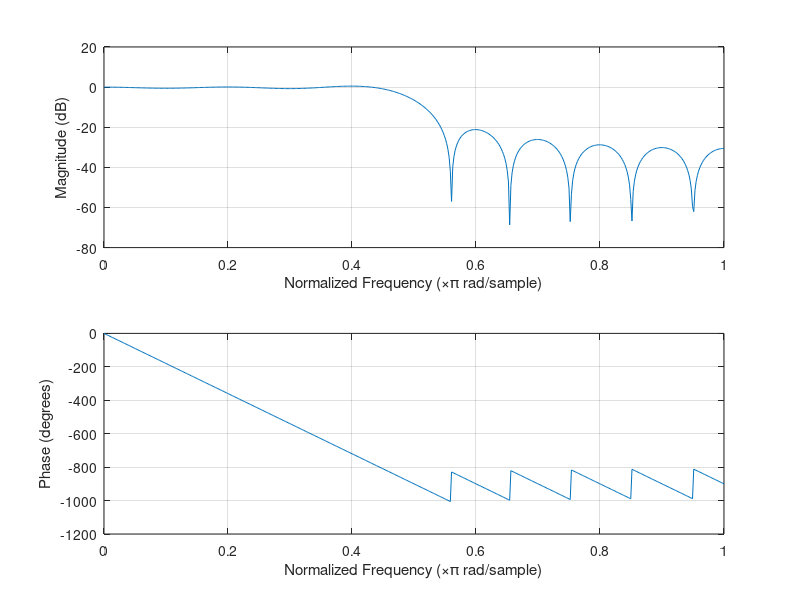
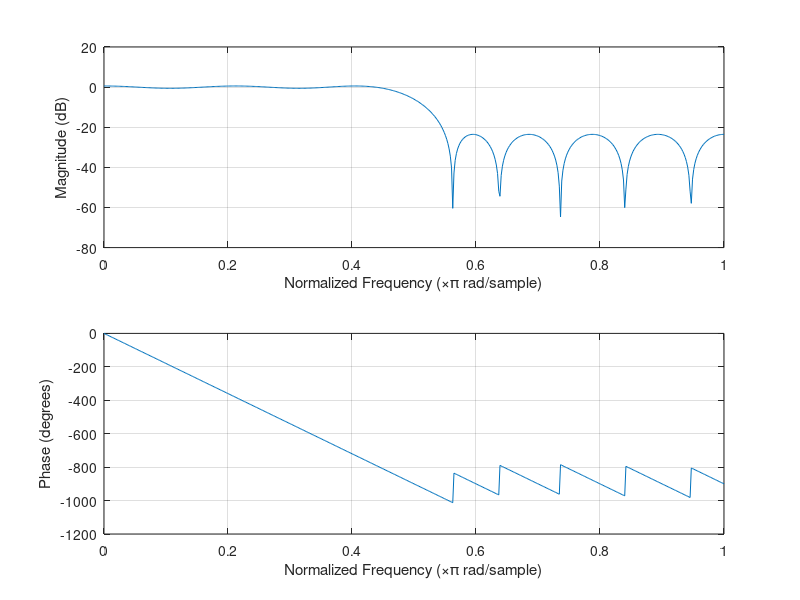

These charts were generated, in order, by the following MATLAB code:
%
% EXERCISE_7_5.M
%
% Window vs. Parks-McClellan.
%

N = 20;
Wn = 0.5;

% window method
b1 = fir1(N, Wn, rectwin(N+1));

% P-M
f = [0, 0.45, 0.55, 1];
a = [1, 1, 0, 0];
b2 = firpm(N, f, a);

% plot
figure(1);
freqz(b1);
figure(2);
freqz(b2);

